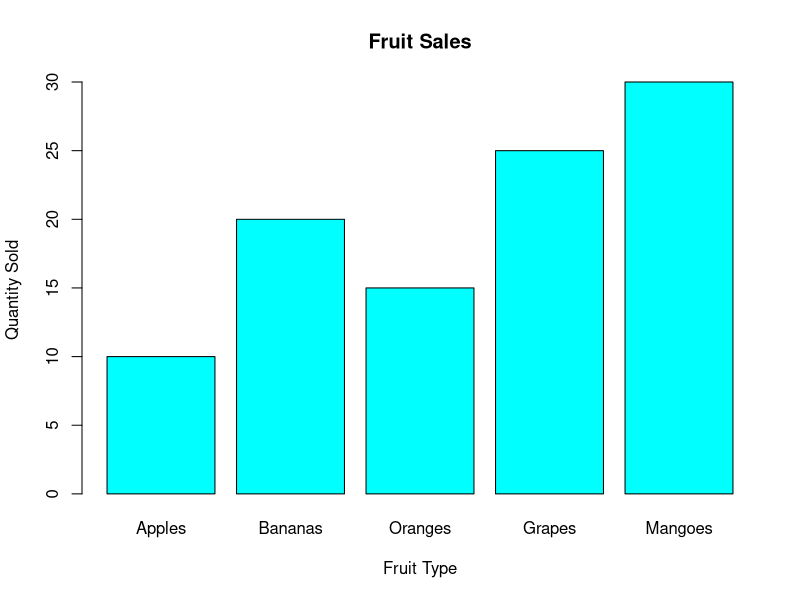
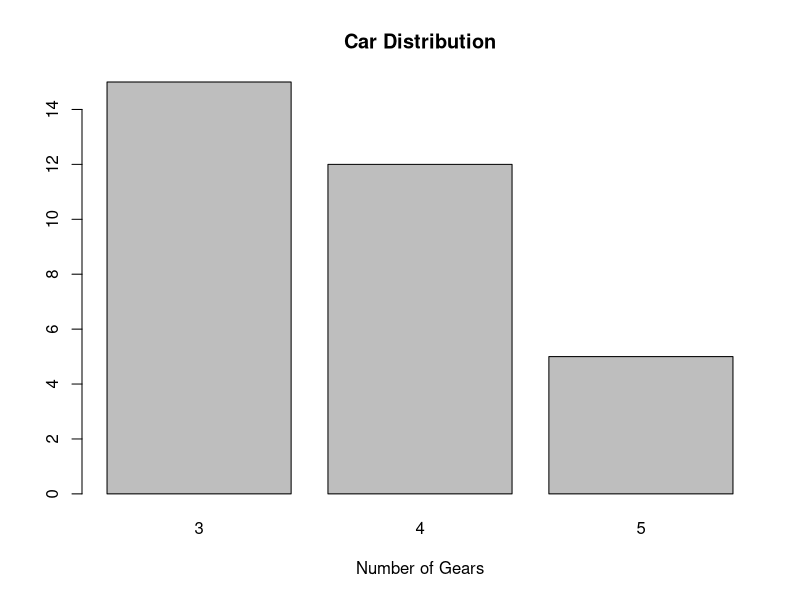
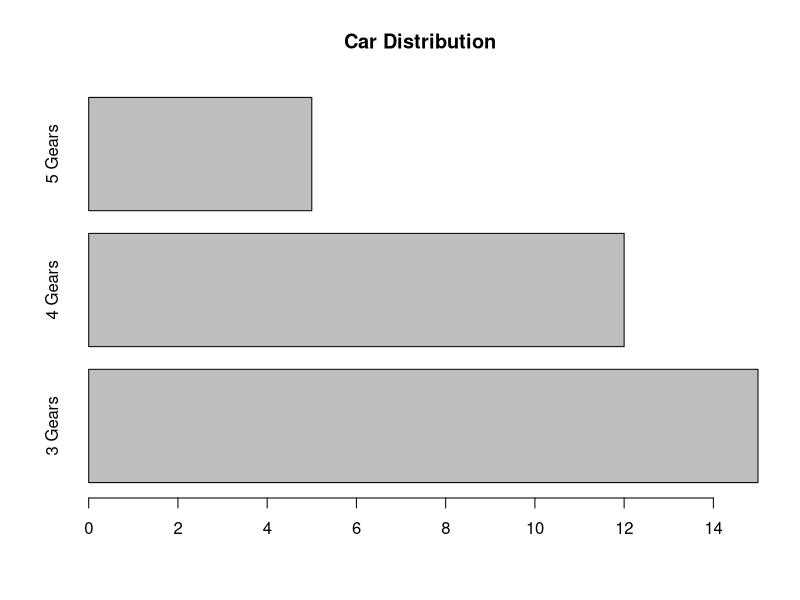
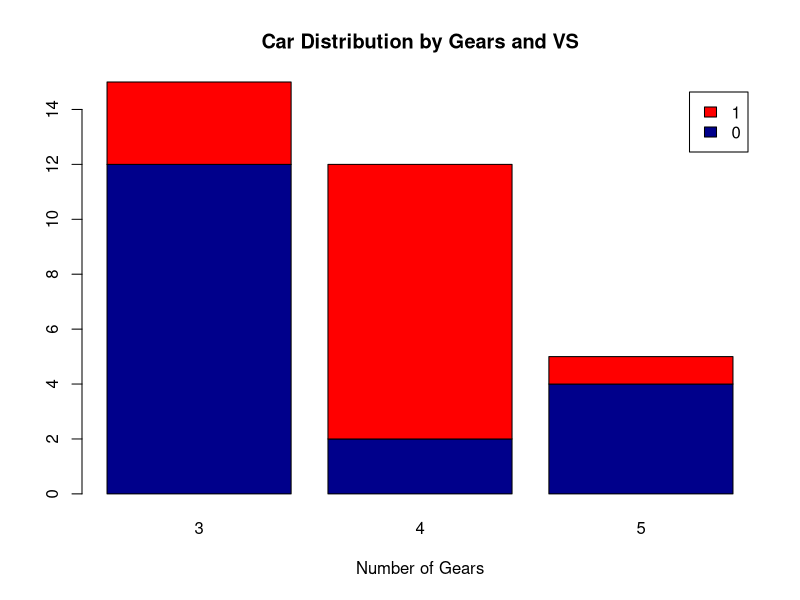
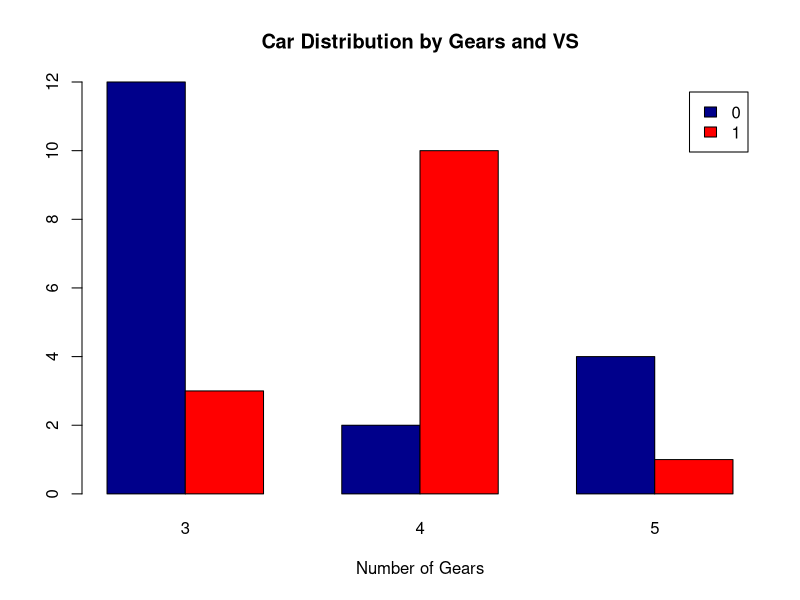
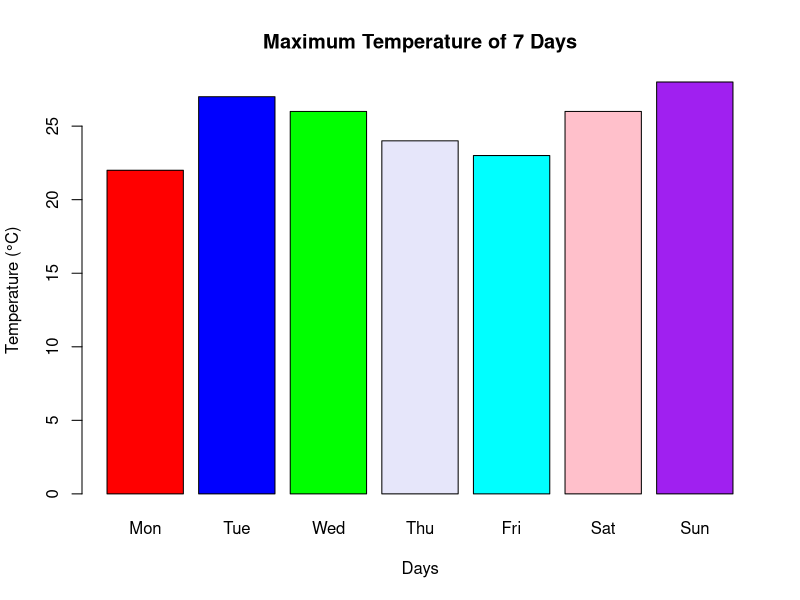

Source code (R) for these figures, in order:
#1 Create a simple vertical bar chart

fruits <- c(10, 20, 15, 25, 30)
names(fruits) <- c("Apples", "Bananas", "Oranges", "Grapes", "Mangoes")
barplot(fruits,main = "Fruit Sales",xlab = "Fruit Type",ylab = "Quantity Sold",col = "cyan")

#2 Simple Bar Plot

counts <- table(mtcars$gear)
barplot(counts, main="Car Distribution",
        xlab="Number of Gears")

#3 Simple Horizontal Bar Plot with Added Labels

counts <- table(mtcars$gear)
barplot(counts, main="Car Distribution", horiz=TRUE,
        names.arg=c("3 Gears", "4 Gears", "5 Gears"))

#4 Stacked Bar Plot with Colors and Legend

counts <- table(mtcars$vs, mtcars$gear)
barplot(counts, main="Car Distribution by Gears and VS",
        xlab="Number of Gears", col=c("darkblue","red"),
        legend = rownames(counts))

#5 Grouped Bar Plot

counts <- table(mtcars$vs, mtcars$gear)
barplot(counts, main="Car Distribution by Gears and VS",
        xlab="Number of Gears", col=c("darkblue","red"),
        legend = rownames(counts), beside=TRUE)

#6 create a barplot using given data

max.temp <- c(22, 27, 26, 24, 23, 26, 28)

days <- c("Mon", "Tue", "Wed", "Thu", "Fri", "Sat", "Sun")

barplot(max.temp,main = "Maximum Temperature of 7 Days",xlab = "Days",ylab = "Temperature (°C)",names.arg = days,col = c("red","blue","green","lavender","cyan","pink","purple"))
